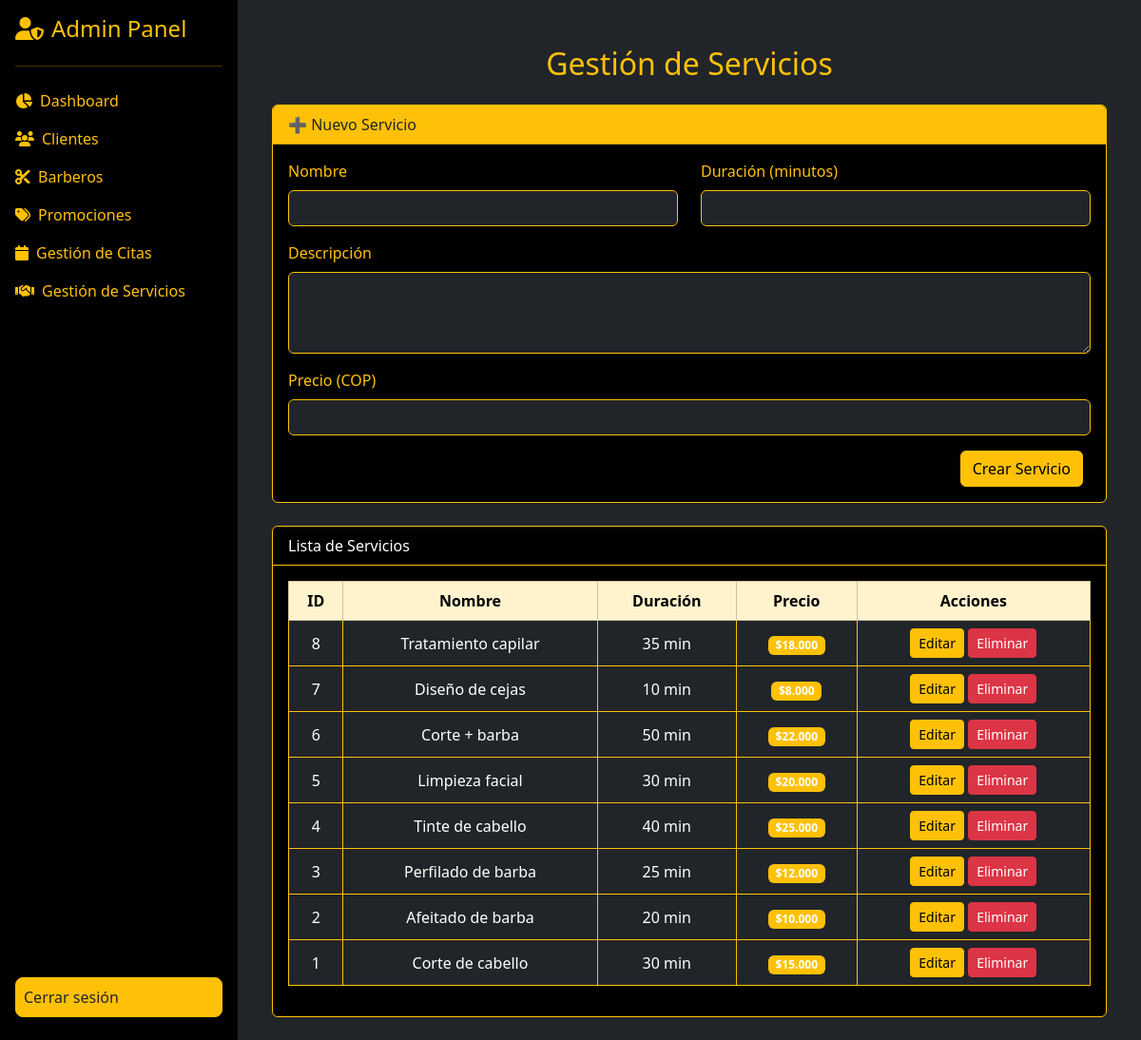
Page /panel/servicios (signed in) on the earlier database version.
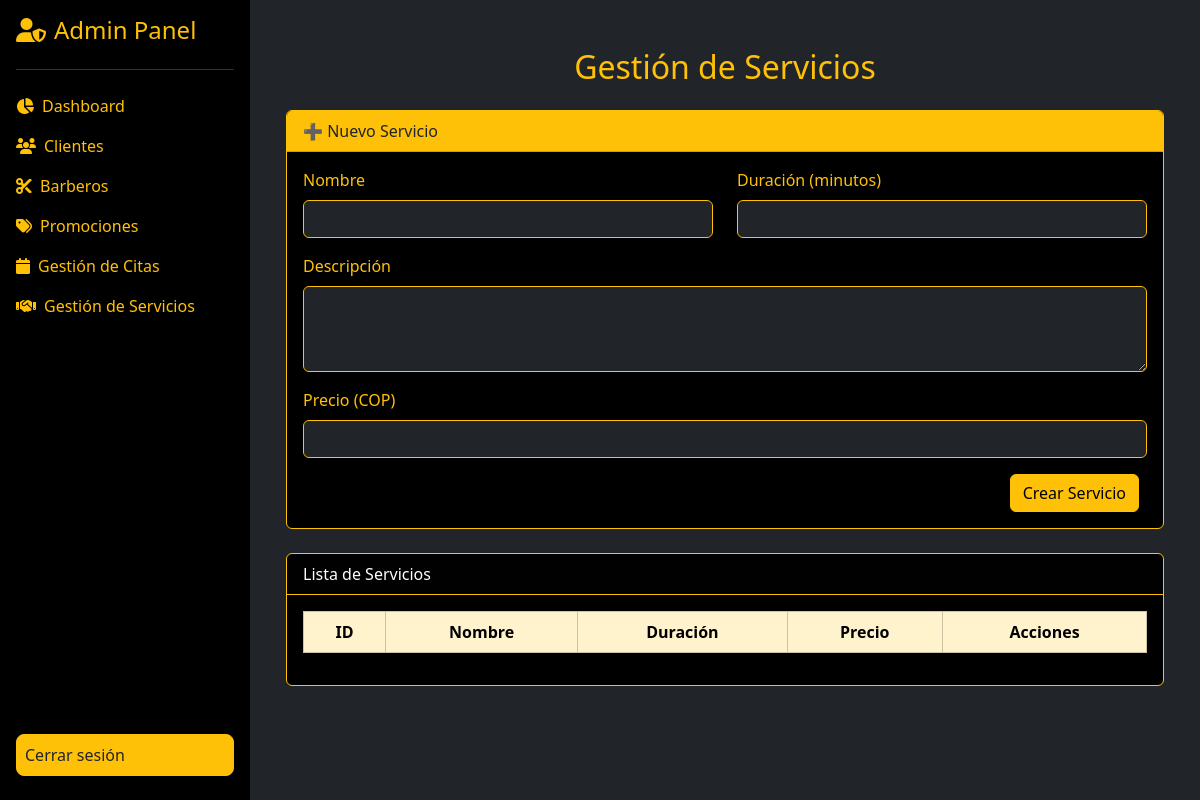
Same page on the later database version.
### tables this page shows
CREATE TABLE `servicios` (
  `id_servicio` int(11) NOT NULL,
  `nombre` varchar(100) NOT NULL,
  `descripcion` text DEFAULT NULL,
  `precio` int(10) NOT NULL,
  `duracion_min` int(11) NOT NULL
);

### app/modulos/servicios/controlador.php (called while the page is built, shortened)
<?php
require_once __DIR__ . "/modelo.php";
class ServiciosController {
    private $servicio;
    public function __construct() {
        $this->servicio = new Servicio();
    }
    public function index(): void {
        $stmt = $this->servicio->leerTodos();
        require __DIR__ . "/vista/servicios.php";
    }
}

### app/panel/controlador.php (called while the page is built, shortened)
<?php
class PanelController {
    public function index(string $subRoute = "", string $id = "", string $accion = ""): void {
        require __DIR__ . "/vista/layout.php";
    }
}

### index.php (called while the page is built, shortened)
<?php
$requestUri = $_SERVER['REQUEST_URI'];
$basePath = "/barber";
$route = str_replace($basePath, "", $requestUri);
$route = trim($route, "/");
$router = new Router();
$router->handle($route);
?>

### app/config/Database.php (called while the page is built, shortened)
<?php
class Database {
    private $host = "localhost";
    private $db_name = "style_barber";
    private $username = "root";
    private $password = "";
    private $conn;
    public function __construct() {
        try {
            $this->conn = new PDO(
                "mysql:host={$this->host};dbname={$this->db_name};charset=utf8",
                $this->username,
                $this->password
            );
            $this->conn->setAttribute(PDO::ATTR_ERRMODE, PDO::ERRMODE_EXCEPTION);
        } catch (PDOException $e) {
            die(json_encode([
                "success" => false,
                "message" => "Error de conexión: " . $e->getMessage()
            ]));
        }
    }
    public function getConnection(): PDO {
        return $this->conn;
    }
}
?>

### app/modulos/servicios/modelo.php (called while the page is built, shortened)
<?php
require_once __DIR__ . "/../../config/Database.php";
class Servicio{
    private $conn;
    private $table = 'servicios';
    public function __construct() {
        $db = new Database();
        $this->conn = $db->getConnection();
    }
    public function leerTodos(): array {
        $query = "SELECT * FROM {$this->table} ORDER BY id_servicio DESC";
        $stmt = $this->conn->prepare($query);
        $stmt->execute();
        return $stmt->fetchAll(PDO::FETCH_ASSOC);
    }
}

### app/modulos/servicios/vista/servicios.php (the view, shortened to what the changed rows need)
<div class="container mt-4">
  <h2 class="text-center text-warning mb-4">Gestión de Servicios</h2>
  <div class="card bg-black border-warning">
    <div class="card-body">
      <div class="table-responsive">
        <table class="table table-dark table-bordered border-warning align-middle text-center">
          <thead class="table-warning text-dark">
            <tr>
              <th>ID</th>
              <th>Nombre</th>
              <th>Duración</th>
              <th>Precio</th>
              <th>Acciones</th>
            </tr>
          </thead>
          <tbody>
            <?php foreach ($stmt as $row): ?>
            <tr>
              <td><?= $row['id_servicio'] ?></td>
              <td><?= htmlspecialchars($row['nombre']) ?></td>
              <td><?= $row['duracion_min'] ?> min</td>
              <td><span class="badge bg-warning">$<?= number_format($row['precio'], 0, ',', '.') ?></span></td>
              <td>
                <a href="/barber/panel/servicios/<?= $row['id_servicio'] ?>/editar" class="btn btn-sm btn-warning">Editar</a>
                <a href="/barber/panel/servicios/<?= $row['id_servicio'] ?>/eliminar" class="btn btn-sm btn-danger" onclick="return confirm('¿Eliminar este servicio?')">Eliminar</a>
              </td>
            </tr>
            <?php endforeach; ?>
          </tbody>
        </table>
      </div>
    </div>
  </div>
</div>

Differences in the rows shown:
removed servicios: id_servicio "8", nombre "Tratamiento capilar", duracion_min "35", precio "18.000"
removed servicios: id_servicio "7", nombre "Diseño de cejas", duracion_min "10", precio "8.000"
removed servicios: id_servicio "6", nombre "Corte + barba", duracion_min "50", precio "22.000"
removed servicios: id_servicio "5", nombre "Limpieza facial", duracion_min "30", precio "20.000"
removed servicios: id_servicio "4", nombre "Tinte de cabello", duracion_min "40", precio "25.000"
removed servicios: id_servicio "3", nombre "Perfilado de barba", duracion_min "25", precio "12.000"
removed servicios: id_servicio "2", nombre "Afeitado de barba", duracion_min "20", precio "10.000"
removed servicios: id_servicio "1", nombre "Corte de cabello", duracion_min "30", precio "15.000"
